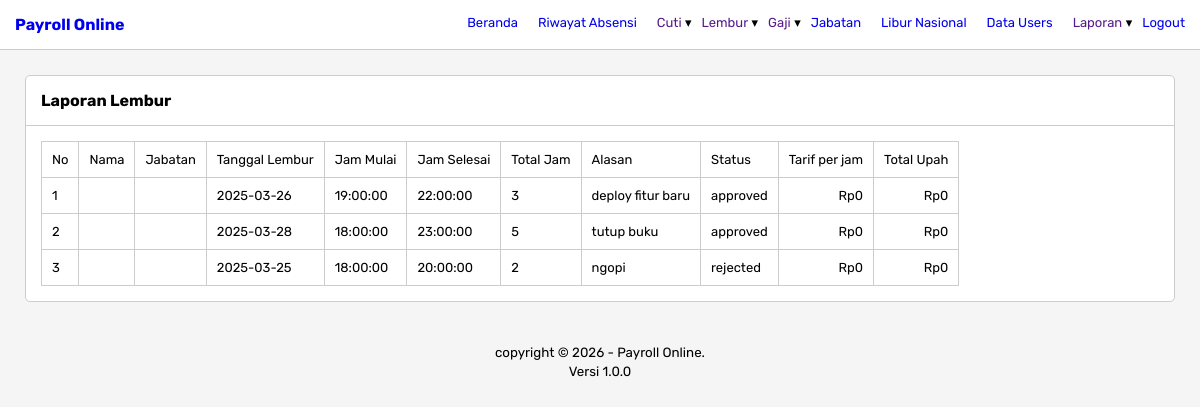
Page /laporan-lembur.php (signed in) on the committed database.
### tables this page shows
CREATE TABLE `overtime_requests` (
  `id` int(11) NOT NULL,
  `userid` int(11) NOT NULL,
  `overtime_date` date NOT NULL,
  `start_time` time NOT NULL,
  `end_time` time NOT NULL,
  `total_time` int(11) NOT NULL,
  `reason` text NOT NULL,
  `status` enum('pending','approved','rejected','cancelled') NOT NULL,
  `created_at` timestamp NOT NULL DEFAULT current_timestamp(),
  `updated_at` timestamp NOT NULL DEFAULT current_timestamp() ON UPDATE current_timestamp()
);

### laporan-lembur.php (the view)
<?php
    include 'layouts/header.php';
?>
<div class="box">
    <div class="box-header">
        <b>Laporan Lembur</b>
    </div>
    <div class="box-content">
    <table>
            <thead>
                <tr>
                    <td>No</td>
                    <td>Nama</td>
                    <td>Jabatan</td>
                    <td>Tanggal Lembur</td>
                    <td>Jam Mulai</td>
                    <td>Jam Selesai</td>
                    <td>Total Jam</td>
                    <td>Alasan</td>
                    <td>Status</td>
                    <td>Tarif per jam</td>
                    <td>Total Upah</td>
                </tr>
            </thead>
            <tbody>
                <?php
                    $query_get_data = "select a.*, u.name, p.name position_name, p.overtime_rate from overtime_requests a left join users u on a.userid = u.id left join positions p on u.position_id = p.id";
                    $run_query_get_data = mysqli_query($conn, $query_get_data);
                    $no = 1;
                    while($row = mysqli_fetch_array($run_query_get_data)):
                        $tarif_per_jam = $row['overtime_rate'];
                ?>
                <tr>
                    <td><?= $no++ ?></td>
                    <td><?= $row['name'] ?></td>
                    <td><?= $row['position_name'] ?></td>
                    <td><?= $row['overtime_date'] ?></td>
                    <td><?= $row['start_time'] ?></td>
                    <td><?= $row['end_time'] ?></td>
                    <td><?= $row['total_time'] ?></td>
                    <td><?= $row['reason'] ?></td>
                    <td><?= $row['status'] ?></td>
                    <td align="right">Rp<?= number_format($tarif_per_jam, 0, ",", ".") ?></td>
                    <td align="right">Rp<?= $row['status'] == 'approved' ? number_format($tarif_per_jam * $row['total_time'], 0, ",", ".") : 0 ?></td>
                </tr>
                <?php endwhile ?>
            </tbody>
        </table>
    </div>
</div>
<?php include 'layouts/footer.php' ?>

### layouts/header.php (shortened to what this page needs)
<!DOCTYPE html>
<html lang="en">
<head>
    <link rel="stylesheet" href="css/styles.css">
</head>
<body>
    <nav class="navbar">
        <a href="index.php" class="navbar-brand">Payroll Online</a>
        <ul>
            <li><a href="index.php">Beranda</a></li>
            <li><a href="riwayat-absensi.php">Riwayat Absensi</a></li>
            <li class="dropdown"><a href="">Cuti</a>
            </li>
            <li class="dropdown"><a href="">Lembur</a>
            </li>
            <li class="dropdown"><a href="">Gaji</a>
            </li>
            <?php if($_SESSION['urole'] == 'admin'): ?>
                <li><a href="jabatan.php">Jabatan</a></li>
                <li><a href="libur-nasional.php">Libur Nasional</a></li>
                <li><a href="users.php">Data Users</a></li>
                <li class="dropdown"><a href="">Laporan</a>
                </li>
            <?php endif ?>
            <li><a href="?logout">Logout</a></li>
        </ul>
    </nav>
    <div class="content">

### layouts/footer.php
</div>
    <footer>
        <small>copyright &copy; 2026 - Payroll Online.<br />Versi 1.0.0</small>
    </footer>
</body>
</html>

### css/styles.css (style rules this page uses)
* { box-sizing: border-box; }
a { text-decoration: none; }
body { font-family: "Rubik", sans-serif; background-color: #f5f5f5; padding: 0; margin: 0; }
.navbar { border-bottom: 1px solid #ccc; display: flex; justify-content: space-between; padding: 15px; background-color: white; }
.navbar-brand { font-weight: bold; }
.navbar ul { margin: 0; padding: 0; display: flex; list-style-type: none; gap: 20px; font-size: 13px; }
.content { padding: 25px; }
.box { border: 1px solid #ccc; border-radius: 5px; background-color: white; min-height: 100px; margin: 0 auto; }
.box-header { border-bottom: 1px solid #ccc; padding: 15px; }
.box-content { padding: 15px; }
table { border: 1px solid #ccc; border-collapse: collapse; font-size: 13px; }
table tr td { border: 1px solid #ccc; padding: 10px; }
footer { text-align: center; padding: 15px; }
li.dropdown { position: relative; }
li.dropdown::before { content: "\25BE"; display: block; position: absolute; right: -10px; }

### rows in the picture
overtime_requests: overtime_date "2025-03-26", start_time "19:00:00", end_time "22:00:00", total_time "3", reason "deploy fitur baru", status "approved", tarif_per_jam "0", $tarif_per_jam*$row['total_time'] "0"
overtime_requests: overtime_date "2025-03-28", start_time "18:00:00", end_time "23:00:00", total_time "5", reason "tutup buku", status "approved", tarif_per_jam "0", $tarif_per_jam*$row['total_time'] "0"
overtime_requests: overtime_date "2025-03-25", start_time "18:00:00", end_time "20:00:00", total_time "2", reason "ngopi", status "rejected", tarif_per_jam "0"
